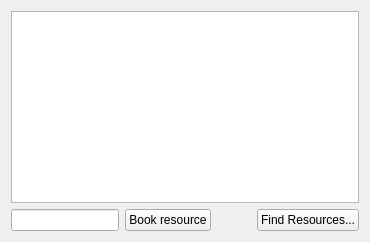
       <widget class="QWidget" name="mResourceTab">
        <attribute name="title">
         <string>Resources</string>
        </attribute>
        <layout class="QGridLayout" name="gridLayout_5">
         <item row="0" column="0">
          <widget class="QTableView" name="mResourcesTable">
           <property name="editTriggers">
            <set>QAbstractItemView::AllEditTriggers</set>
           </property>
           <property name="showGrid">
            <bool>true</bool>
           </property>
           <property name="gridStyle">
            <enum>Qt::SolidLine</enum>
           </property>
           <property name="wordWrap">
            <bool>false</bool>
           </property>
           <attribute name="horizontalHeaderHighlightSections">
            <bool>false</bool>
           </attribute>
           <attribute name="verticalHeaderVisible">
            <bool>false</bool>
           </attribute>
          </widget>
         </item>
         <item row="1" column="0">
          <layout class="QHBoxLayout" name="horizontalLayout_11">
           <item>
            <widget class="KLineEdit" name="mNewResource">
             <property name="trapEnterKeyEvent" stdset="0">
              <bool>true</bool>
             </property>
             <property name="showClearButton" stdset="0">
              <bool>true</bool>
             </property>
            </widget>
           </item>
           <item>
            <widget class="QPushButton" name="mBookResourceButton">
             <property name="text">
              <string>Book resource</string>
             </property>
             <property name="autoDefault">
              <bool>false</bool>
             </property>
             <property name="default">
              <bool>false</bool>
             </property>
            </widget>
           </item>
           <item>
            <spacer name="horizontalSpacer_14">
             <property name="orientation">
              <enum>Qt::Horizontal</enum>
             </property>
             <property name="sizeType">
              <enum>QSizePolicy::Preferred</enum>
             </property>
             <property name="sizeHint" stdset="0">
              <size>
               <width>40</width>
               <height>0</height>
              </size>
             </property>
            </spacer>
           </item>
           <item>
            <widget class="QPushButton" name="mFindResourcesButton">
             <property name="text">
              <string>Find Resources...</string>
             </property>
            </widget>
           </item>
          </layout>
         </item>
        </layout>
       </widget>
